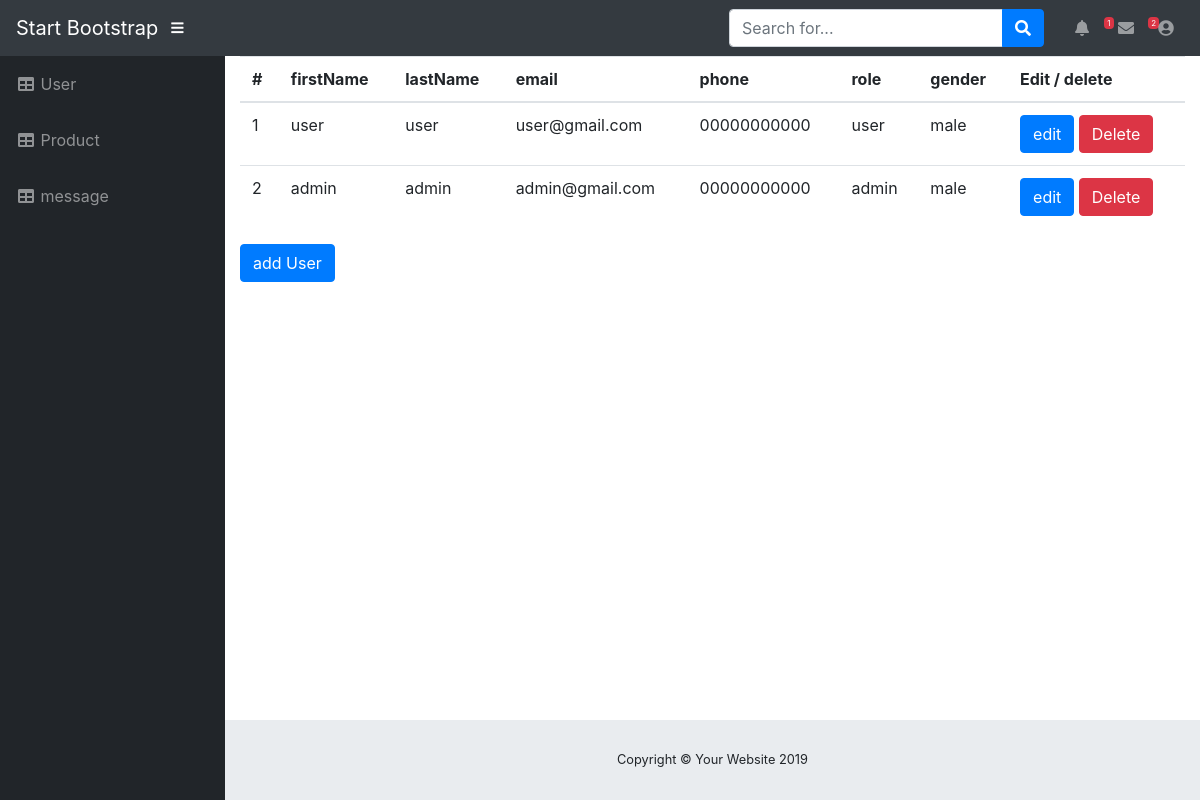
The page /admin/user.php (signed in) on the database its author committed.
### tables this page shows
CREATE TABLE `user` (
  `id` int(11) NOT NULL,
  `firstName` varchar(50) NOT NULL,
  `lastName` varchar(50) NOT NULL,
  `email` varchar(100) NOT NULL,
  `password` varchar(355) NOT NULL,
  `phone` varchar(20) DEFAULT NULL,
  `role` varchar(7) NOT NULL,
  `gender` varchar(7) NOT NULL
);

### admin/user.php (the view, shortened to what this page needs)
<?php
require "style/nav.php";
require "style/sidebar.php";
require "connect.php";
?>
<div class="container-fluid page-body-wrapper full-page-wrapper ">
    <table class="table w-100   ">
        <thead>
            <tr>
                <th scope="col">#</th>
                <th scope="col">firstName</th>
                <th scope="col">lastName</th>
                <th scope="col">email</th>
                <th scope="col">phone</th>
                <th scope="col">role</th>
                <th scope="col">gender</th>
                <th scope="col"> Edit / delete </th>
            </tr>
        </thead>
        <tbody>
            <?php
            $query = "SELECT * FROM `user`";
            $result = mysqli_query($connect, $query);
            $user = mysqli_fetch_all($result, MYSQLI_ASSOC);
            foreach ($user as $key => $value) {
                $id = $value["id"];
            ?>
            <tr>
                <td scope="col"><?php echo ++$key  ?></td>
                <td scope="col"><?php echo $value["firstName"] ?></td>
                <td scope="col"><?php echo $value["lastName"] ?></td>
                <td scope="col"><?php echo $value["email"] ?></td>
                <td scope="col"><?php echo $value["phone"] ?></td>
                <td scope="col"><?php echo $value["role"] ?></td>
                <td scope="col"><?php echo $value["gender"] ?></td>
                <td>
                    <a href="edit.php?id=<?php echo $id ?>" class="btn btn-primary">edit</a>
                    <a href="delete_user.php?id=<?php echo $id ?>" class="btn btn-danger">Delete</a>
                </td>
            </tr>
            <?php } ?>
        </tbody>
    </table>
    <a href="newUser.php" class="btn btn-primary justify-content-center">add User</a>
</div>
<?php
require "style/footer.php";
?>

### rows shown on the page
user: firstName "user", lastName "user", email "user@gmail.com", phone "00000000000", role "user", gender "male"
user: firstName "admin", lastName "admin", email "admin@gmail.com", phone "00000000000", role "admin", gender "male"

### other values the page prints
$num_ms "1"
$count "2"
